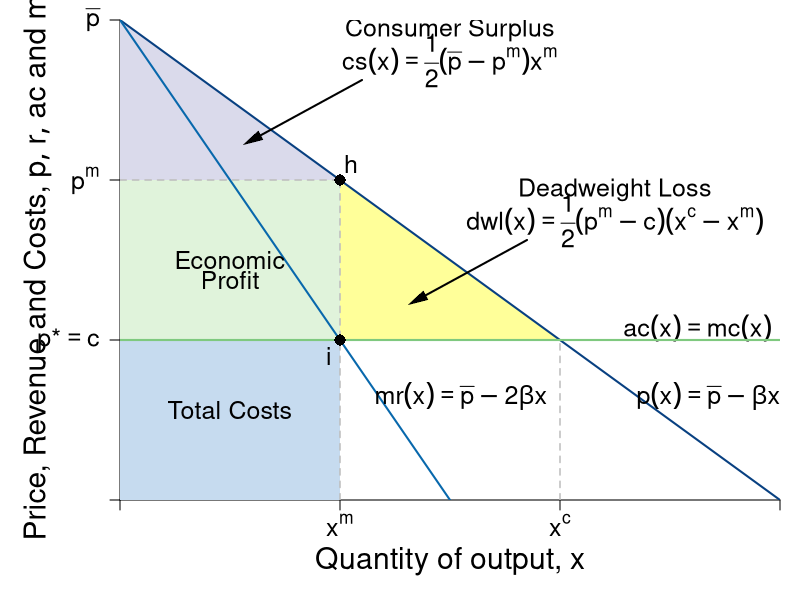

R code for this plot:
#Graph Designer: Simon Halliday
#Authors: Bowles, Foley and Halliday
#Title: Coordination, Conflict and Competition: A Text in Microeconomics

require(shape)
pdf(file = "competitionmarkets/monopolist_deadweightloss.pdf", width = 9, height = 7)

#Set parameters for graphics
pointsize <- 1.8
axislabelsize <- 1.8
labelsize <- 1.5
namesize <- 1.8
annotatesize <- 1.5
graphlinewidth <- 2
segmentlinewidth <- 1.5

COL <- c("#7fc97f", "#beaed4", "#fdc086", "#ffff99", "#386cb0", "#f0027f", "#bf5b17", "#666666")
COLA <- c("#e0f3db", "#99d8c9","#66c2a4","#41ae76", "#238b45", "#005824")
COLB <- c("#c6dbef", "#4eb3d3", "#2b8cbe", "#0868ac","#084081")
COLC <- c("#fcfbfd", "#efedf5", "#dadaeb", "#bcbddc", "#9e9ac8", "#807dba", "#6a51a3", "#54278f", "#3f007d")

#Edited the margins to cater for the larger LHS labels
par(mar =  c(5, 6, 1, 1))

AvgRevenue <- function(x, rmax = 12, xmax = 12){
  rmax - (rmax/xmax)*x
}

MRevenue <- function(x, rmax = 12, xmax = 12){
  rmax - 2*(rmax/xmax)*x
}

AvgCost <- function(x, c0 = 2, c1 = 4){
  c0/x + c1
}

xlims <- c(0, 12)
ylims <- c(0, 12)

npts <- 501 
x <- seq(xlims[1], xlims[2], length.out = npts)
y <- seq(ylims[1], ylims[2], length.out = npts) 
a <- c(13, 16.75, 19.25)

plot(0, 0, xlim = xlims, ylim = ylims, type = "n",
     xlab = expression(paste("")),
     ylab = expression(paste("")), 
     xaxt = "n", 
     yaxt = "n", 
     cex.lab = axislabelsize, 
     bty = "n",
     xaxs="i", 
     yaxs="i")

# ticksy <- seq(from = ylims[1], to = ylims[2], by = 1)
# ylabels <- seq(from = ylims[1], to = ylims[2], by = 1)
# ticksx <- seq(from = xlims[1], to = xlims[2], by = 1)
# xlabels <- seq(from = xlims[1], to = xlims[2], by = 1)
ticksy <- c(0, 4, AvgRevenue(x = 4), ylims[2])
ylabels <- c(NA, expression(paste(p,"*", phantom()== c)), expression(paste(p^{m})), expression(paste(bar(p) )))
ticksx <- c(0, 4, 8, xlims[2])
xlabels <- c(NA, expression(paste(x^{m})), expression(paste(x^{c})), NA)

axis(1, at = ticksx, pos = 0, labels = xlabels, cex.axis = labelsize)
axis(2, at = ticksy, pos = 0, labels = ylabels, las = 1, cex.axis = labelsize)

npts <- 500 
xx1 <- seq(xlims[1], xlims[2], length.out = npts)
xx3 <- seq(2, 6, length.out = npts)

#Draw the polygon for profit
xpoly1 <- c(0, 4, 4, 0, 0)
ypoly1 <- c(4, 4, AvgRevenue(x = 4), AvgRevenue(x = 4), 4)
polygon(x = xpoly1, y = ypoly1, col=COLA[1], density=NULL, border = NA)

#Draw the polygon for costs
xpoly2 <- c(0, 4, 4, 0, 0)
ypoly2 <- c(0, 0, 4, 4, 4)
polygon(x = xpoly2, y = ypoly2, col=COLB[1], density=NULL, border = NA)

#Draw the polygon for deadweight loss
xpoly3 <- c(4, 4, 8, 4)
ypoly3 <- c(4, AvgRevenue(x = 4), 4, 4)
polygon(x = xpoly3, y = ypoly3, col=COL[4], density=NULL, border = NA)

#Draw the polygon for consumer surplus
xpoly4 <- c(0, 4, 0, 0)
ypoly4 <- c(8, 8, 12, 8)
polygon(x = xpoly4, y = ypoly4, col=COLC[3], density=NULL, border = NA)


#lines(xx1, bcA(xx1, w = 10, p = 1.5), col = COLB[3], lwd = graphlinewidth)
lines(xx1, AvgRevenue(xx1, rmax = 12, xmax = 12), col = COLB[5], lwd = graphlinewidth)
lines(xx1, MRevenue(xx1, rmax = 12, xmax = 12), col = COLB[4], lwd = graphlinewidth)
#lines(xx1, AvgCost(xx1, c0 = 2, c1 = 4), col = COLA[5], lwd = graphlinewidth)

#Label the axes
mtext(expression(paste("Quantity of output, ", x)), side=1, line = 3, cex = axislabelsize)
text(-1.5, 0.5*ylims[2], expression(paste("Price, Revenue and Costs, ", list(p, r, ac), " and ", mc)), xpd = TRUE, cex = axislabelsize, srt = 90) 

#Label curves
text(10.5, 4.3, expression(paste(ac(x) == mc(x))), cex = labelsize)
text(10.7, 2.6, expression(paste(p(x) == bar(p) - beta*x)), cex = labelsize)
text(6.2, 2.6, expression(paste(mr(x) == bar(p) - 2*beta*x)), cex = labelsize)

#Labels cost and profit areas
text(2, 0.5*AvgCost(x = 4), expression("Total Costs"), cex = labelsize)
text(2, 6, expression("Economic"), cex = labelsize)
text(2, 5.5, expression("Profit"), cex = labelsize)
# text(5.25, 5.5, expression("Deadweight"), cex = labelsize)
# text(5.25, 5, expression("Loss"), cex = labelsize)

#Draw segments for total costs
segments(0, AvgRevenue(x = 4), 4, AvgRevenue(x = 4), lty = 2, col = "gray" , lwd = segmentlinewidth)
segments(4, 0, 4, AvgRevenue(x = 4), lty = 2, col = "gray" , lwd = segmentlinewidth)
segments(0, 4, xlims[2], 4, lty = 1, col = COL[1] , lwd = graphlinewidth)

#Segment for many firms comparison
segments(8, 0, 8, 4, lty = 2, col = "gray" , lwd = segmentlinewidth)

#Label Points for comparison
points(4, MRevenue(x = 4), pch = 16, col = "black", cex = 1.5)
text(3.8, MRevenue(x = 4) - 0.4, expression(i), cex = labelsize)


points(4, AvgRevenue(x = 4), pch = 16, col = "black", cex = 1.5)
text(4.2, AvgRevenue(x = 4) + 0.4, expression(h), cex = labelsize)


# Arrow to Consumer surplus
text(6, 11.75, expression(paste("Consumer Surplus")), cex = labelsize)
text(6, 11, expression(paste(cs(x) == frac(1,2)*(bar(p) - p^{m})*x^{m} )), cex = labelsize)
Arrows(4.4, 10.5, 2.4, 9, col = "black", lty = 1, lwd = 2, arr.type = "triangle", arr.lwd = 0.5)

# Arrow to Deadweight loss
text(9, 7.75, expression(paste("Deadweight Loss")), cex = labelsize)
text(9, 7, expression(paste(dwl(x) == frac(1,2)*(p^{m} - c)*(x^{c} - x^{m}))), cex = labelsize)
Arrows(7.4, 6.5, 5.4, 5, col = "black", lty = 1, lwd = 2, arr.type = "triangle", arr.lwd = 0.5)



dev.off()
